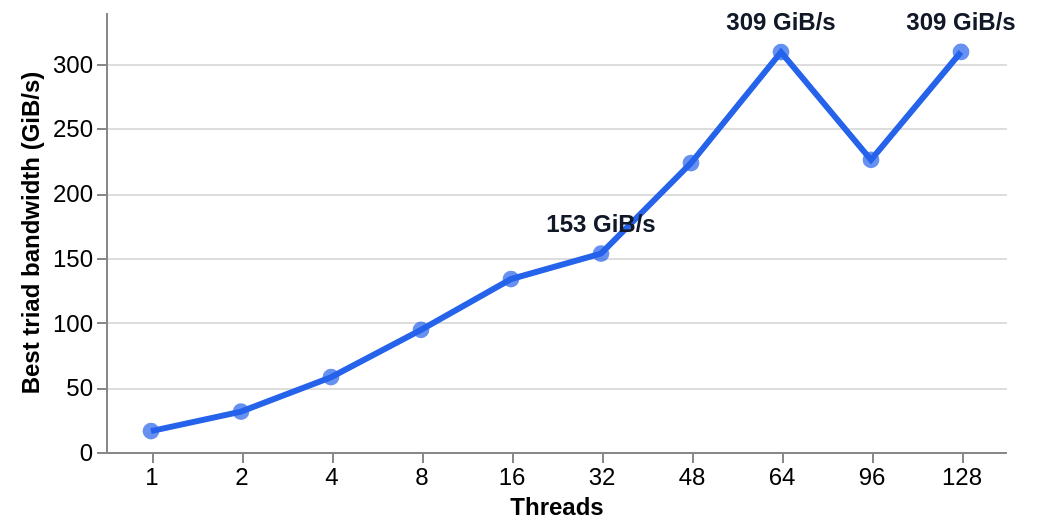

Source (Vega-Lite JSON):
### Vega-Lite specification from a JSON file in a GitHub repository (floating-point values rounded to 4 significant figures)
{"$schema": "https://vega.github.io/schema/vega-lite/v5.json", "description": "STREAM-style triad memory bandwidth benchmark on r8id.32xlarge by thread count.", "width": 450, "height": 220, "padding": {"left": 8, "right": 16, "top": 4, "bottom": 4}, "config": {"view": {"stroke": null}, "axis": {"labelFontSize": 12, "titleFontSize": 12}}, "data": {"values": [{"thread_count": 1, "bandwidth_gib_per_second": 16.1, "bandwidth_label": "16 GiB/s", "relative_to_64_threads": 0.05, "duration_seconds": 28.31, "min_time_seconds": 1.114, "avg_time_seconds": 1.126, "max_time_seconds": 1.136, "show_label": false}, {"thread_count": 2, "bandwidth_gib_per_second": 31.2, "bandwidth_label": "31 GiB/s", "relative_to_64_threads": 0.1, "duration_seconds": 15.58, "min_time_seconds": 0.5739, "avg_time_seconds": 0.5983, "max_time_seconds": 0.6163, "show_label": false}, {"thread_count": 4, "bandwidth_gib_per_second": 57.8, "bandwidth_label": "58 GiB/s", "relative_to_64_threads": 0.19, "duration_seconds": 8.789, "min_time_seconds": 0.3091, "avg_time_seconds": 0.323, "max_time_seconds": 0.3486, "show_label": false}, {"thread_count": 8, "bandwidth_gib_per_second": 94.4, "bandwidth_label": "94 GiB/s", "relative_to_64_threads": 0.31, "duration_seconds": 5.626, "min_time_seconds": 0.1893, "avg_time_seconds": 0.1976, "max_time_seconds": 0.2281, "show_label": false}, {"thread_count": 16, "bandwidth_gib_per_second": 133.6, "bandwidth_label": "134 GiB/s", "relative_to_64_threads": 0.43, "duration_seconds": 4.338, "min_time_seconds": 0.1338, "avg_time_seconds": 0.1389, "max_time_seconds": 0.1695, "show_label": false}, {"thread_count": 32, "bandwidth_gib_per_second": 153.3, "bandwidth_label": "153 GiB/s", "relative_to_64_threads": 0.5, "duration_seconds": 3.974, "min_time_seconds": 0.1166, "avg_time_seconds": 0.1195, "max_time_seconds": 0.1382, "show_label": true}, {"thread_count": 48, "bandwidth_gib_per_second": 223.3, "bandwidth_label": "223 GiB/s", "relative_to_64_threads": 0.72, "duration_seconds": 3.196, "min_time_seconds": 0.0801, "avg_time_seconds": 0.0807, "max_time_seconds": 0.0874, "show_label": false}, {"thread_count": 64, "bandwidth_gib_per_second": 309.0, "bandwidth_label": "309 GiB/s", "relative_to_64_threads": 1.0, "duration_seconds": 2.772, "min_time_seconds": 0.0579, "avg_time_seconds": 0.0581, "max_time_seconds": 0.0587, "show_label": true}, {"thread_count": 96, "bandwidth_gib_per_second": 225.7, "bandwidth_label": "226 GiB/s", "relative_to_64_threads": 0.73, "duration_seconds": 3.254, "min_time_seconds": 0.0792, "avg_time_seconds": 0.0796, "max_time_seconds": 0.0799, "show_label": false}, {"thread_count": 128, "bandwidth_gib_per_second": 309.1, "bandwidth_label": "309 GiB/s", "relative_to_64_threads": 1.0, "duration_seconds": 3.305, "min_time_seconds": 0.0578, "avg_time_seconds": 0.0582, "max_time_seconds": 0.0586, "show_label": true}]}, "encoding": {"x": {"field": "thread_count", "type": "ordinal", "title": "Threads", "sort": [1, 2, 4, 8, 16, 32, 48, 64, 96, 128], "axis": {"labelAngle": 0}}, "y": {"field": "bandwidth_gib_per_second", "type": "quantitative", "title": "Best triad bandwidth (GiB/s)", "scale": {"domain": [0, 340]}}}, "layer": [{"mark": {"type": "line", "strokeWidth": 3, "color": "#2563eb"}}, {"mark": {"type": "point", "filled": true, "size": 70, "color": "#2563eb"}, "encoding": {"tooltip": [{"field": "thread_count", "type": "ordinal", "title": "Threads"}, {"field": "bandwidth_gib_per_second", "type": "quantitative", "title": "Bandwidth (GiB/s)", "format": ".1f"}, {"field": "relative_to_64_threads", "type": "quantitative", "title": "Relative to 64 threads", "format": ".2f"}, {"field": "avg_time_seconds", "type": "quantitative", "title": "Average triad time (s)", "format": ".4f"}, {"field": "min_time_seconds", "type": "quantitative", "title": "Minimum triad time (s)", "format": ".4f"}, {"field": "max_time_seconds", "type": "quantitative", "title": "Maximum triad time (s)", "format": ".4f"}]}}, {"transform": [{"filter": "datum.show_label"}], "mark": {"type": "text", "align": "center", "baseline": "bottom", "dy": -8, "fontSize": 12, "fontWeight": 700, "color": "#111827"}, "encoding": {"text": {"field": "bandwidth_label"}}}]}
